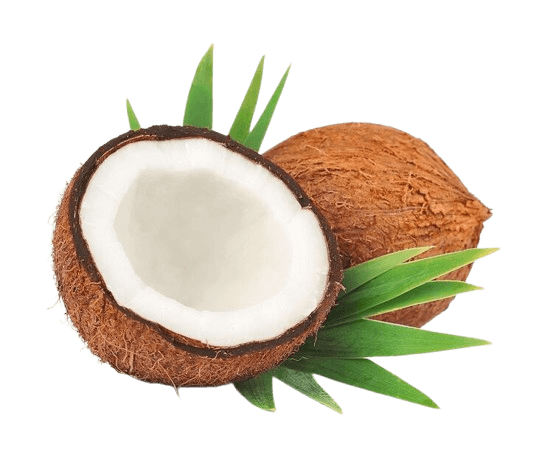
#> input picture src/assets/coconut_google_search.png, 542 x 461 px, found by its file name
$ python optimize_images.py
#> lines starting #> are read from the running program, lines starting #| are printed output that depends on the picture
from PIL import Image
import os

BASE = r"C:\Users\user\Documents\GitHub\coconoto_b2b2c\src\assets"
FILES = ["coconut_google_search.png", "coconut_google_search-2.png"]
TARGET_W = 680  # 2x of the 340px max display width (retina-safe)

for f in FILES:
    src = os.path.join(BASE, f)
    if not os.path.exists(src):
        print(f"SKIP (missing): {f}")
        continue
    with Image.open(src) as im:
#> im is the input picture: PIL image 542x461 P; mean R, G, B, A 74.5, 66, 51.7, 103.9
        im = im.convert("RGB")
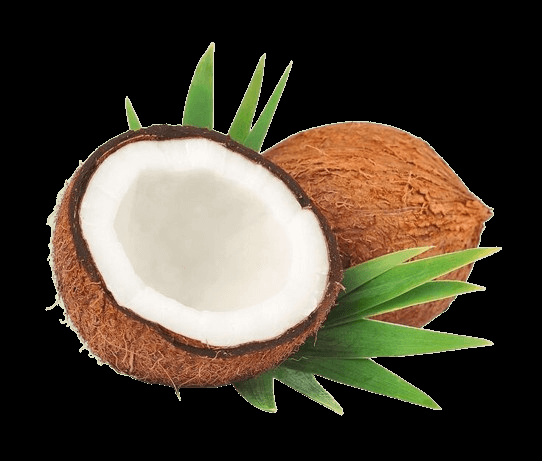
#> im: PIL image 542x461 RGB; mean R, G, B 74.5, 66, 51.7
        w, h = im.size
#> w = 542; h = 461
        if w > TARGET_W:
            new_h = max(1, round(h * TARGET_W / w))
            im = im.resize((TARGET_W, new_h), Image.LANCZOS)
        out = os.path.splitext(src)[0] + ".webp"
        im.save(out, "WEBP", quality=82, method=6)
        orig = os.path.getsize(src)
        new = os.path.getsize(out)
        print(f"{f}: {w}x{h} -> {im.size}, {orig/1024:.1f}KB -> {new/1024:.1f}KB "
              f"({(1 - new/orig)*100:.0f}% smaller)")
#| coconut_google_search.png: 542x461 -> (542, 461), 59.0KB -> 24.0KB (59% smaller)
#> pass 2 of the loop `for f in FILES:`:
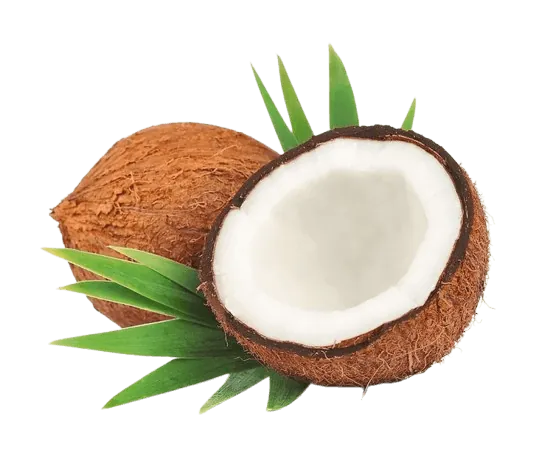
#> input picture src/assets/coconut_google_search-2.webp, 542 x 461 px, given in place of coconut_google_search-2.png, which was not available
#> im is the input picture: PIL image 542x461 RGBA; mean R, G, B, A 81.2, 72.7, 57.9, 103.9
#> `im = im.convert("RGB")`:
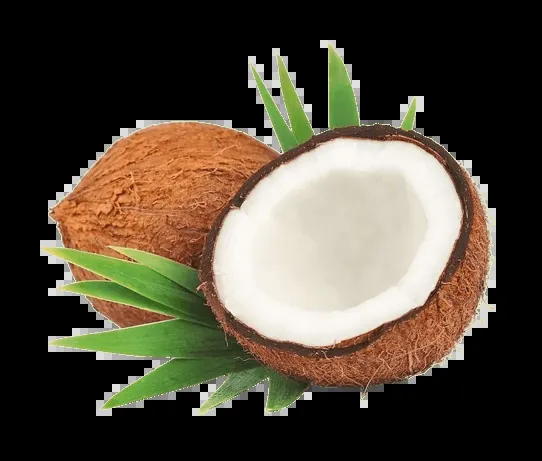
#> im: PIL image 542x461 RGB; mean R, G, B 81.2, 72.7, 57.9
#| coconut_google_search-2.png: 542x461 -> (542, 461), 28.8KB -> 20.5KB (29% smaller)
